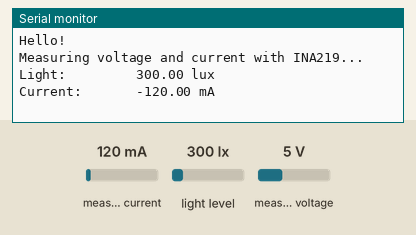
Recording of a program running on a simulated Arduino Uno, built with avr-gcc and run on an emulated ATmega328P. Shown: the last lines printed to the serial monitor. The inputs (shaded band) are chosen by the test bench; at power-on: measured current 120 mA, light level 300 lx, measured voltage 5 V.

Above: at 1.2 s.
1.3 s: measured current set to 40 mA
At 2.9 s:
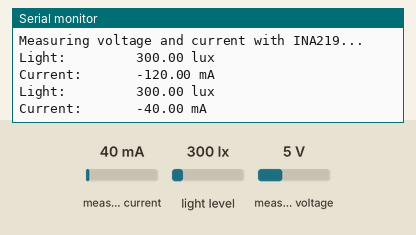
3.4 s: light level set to 40 lx
At 5.1 s:
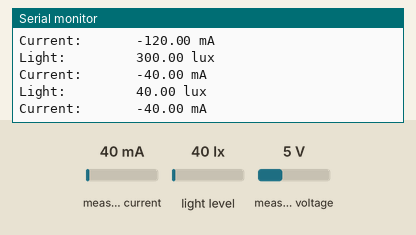
5.5 s: measured current set to 500 mA
At 7.3 s:
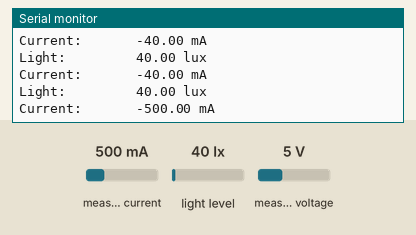
Timing chart, 0 to 8.8 s (numbered marks = the images above; inputs shaded):
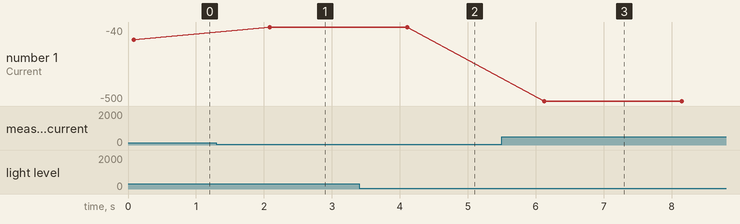

Measured:
- after the input at 1.3 s, the serial monitor: prints a new line after 0.79 s (image 1)
- after the input at 3.4 s, the serial monitor: prints a new line after 0.68 s (image 2)
- after the input at 5.5 s, the serial monitor: prints a new line after 0.63 s (image 3)
- plotted number 1: -120 → -40 after the input at 1.3 s, -40 → -500 after the input at 5.5 s

The program:

main.cpp
```cpp
#include <Arduino.h>
#include <Wire.h>
#include <Adafruit_Sensor.h>
#include <Adafruit_TSL2561_U.h>
#include <Adafruit_INA219.h>

Adafruit_INA219 ina219;
Adafruit_TSL2561_Unified tsl = Adafruit_TSL2561_Unified(TSL2561_ADDR_FLOAT, 12345);
sensors_event_t event;

void setup() {
  tsl.enableAutoRange(true);
  tsl.setIntegrationTime(TSL2561_INTEGRATIONTIME_13MS);
  uint32_t currentFrequency;

  Serial.begin(9600);
  Serial.println("Hello!");

  Serial.println("Measuring voltage and current with INA219...");
  ina219.begin();
}

void loop(void)
{
  tsl.getEvent(&event);

  if (event.light)
  {
    Serial.print("Light:         ");
    Serial.print(event.light);
    Serial.println(" lux");
  }
  else
  {
    /* If event.light = 0 lux the sensor is probably saturated
       and no reliable data could be generated! */
    Serial.println("Sensor overload");
  }

  float shuntvoltage = 0;
  float busvoltage   = 0;
  float current_mA   = 0;
  float loadvoltage  = 0;

  shuntvoltage = ina219.getShuntVoltage_mV();
  busvoltage   = ina219.getBusVoltage_V();
  current_mA   = ina219.getCurrent_mA() * -1;
  loadvoltage  = busvoltage + (shuntvoltage / 1000);

  //  Serial.print("Bus Voltage:   "); Serial.print(busvoltage);
  // Serial.println(" V");
  //  Serial.print("Shunt Voltage: "); Serial.print(shuntvoltage);
  // Serial.println(" mV");
  //  Serial.print("Load Voltage:  "); Serial.print(loadvoltage);
  // Serial.println(" V");
  Serial.print("Current:       "); Serial.print(current_mA); Serial.println(" mA");
  Serial.println("");

  delay(2000);
}
```
